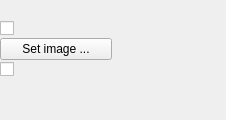
<?xml version="1.0" encoding="UTF-8"?>
<ui version="4.0">
 <class>BackgroundToolWidget</class>
 <widget class="QWidget" name="BackgroundToolWidget">
  <property name="geometry">
   <rect>
    <x>0</x>
    <y>0</y>
    <width>226</width>
    <height>120</height>
   </rect>
  </property>
  <property name="sizePolicy">
   <sizepolicy hsizetype="Preferred" vsizetype="Fixed">
    <horstretch>0</horstretch>
    <verstretch>0</verstretch>
   </sizepolicy>
  </property>
  <property name="maximumSize">
   <size>
    <width>16777215</width>
    <height>120</height>
   </size>
  </property>
  <layout class="QVBoxLayout" name="verticalLayout">
   <property name="spacing">
    <number>0</number>
   </property>
   <property name="margin">
    <number>0</number>
   </property>
   <item>
    <layout class="QGridLayout" name="gridLayout">
     <property name="spacing">
      <number>2</number>
     </property>
     <item row="0" column="0">
      <widget class="QCheckBox" name="useMasterBackground"/>
     </item>
     <item row="0" column="1" rowspan="2">
      <widget class="KoPABackgroundFillWidget" name="fillBackground" native="true"/>
     </item>
     <item row="1" column="0">
      <widget class="QPushButton" name="backgroundImage">
       <property name="text">
        <string>Set image ...</string>
       </property>
      </widget>
     </item>
     <item row="2" column="0" colspan="2">
      <widget class="QCheckBox" name="displayMasterShapes"/>
     </item>
    </layout>
   </item>
   <item>
    <widget class="QWidget" name="SpecialSpacer" native="true">
     <property name="sizePolicy">
      <sizepolicy hsizetype="Preferred" vsizetype="Fixed">
       <horstretch>0</horstretch>
       <verstretch>0</verstretch>
      </sizepolicy>
     </property>
    </widget>
   </item>
  </layout>
 </widget>
 <customwidgets>
  <customwidget>
   <class>KoPABackgroundFillWidget</class>
   <extends>QWidget</extends>
   <header>widgets/KoPABackgroundFillWidget.h</header>
   <container>1</container>
  </customwidget>
 </customwidgets>
 <resources/>
 <connections/>
</ui>
